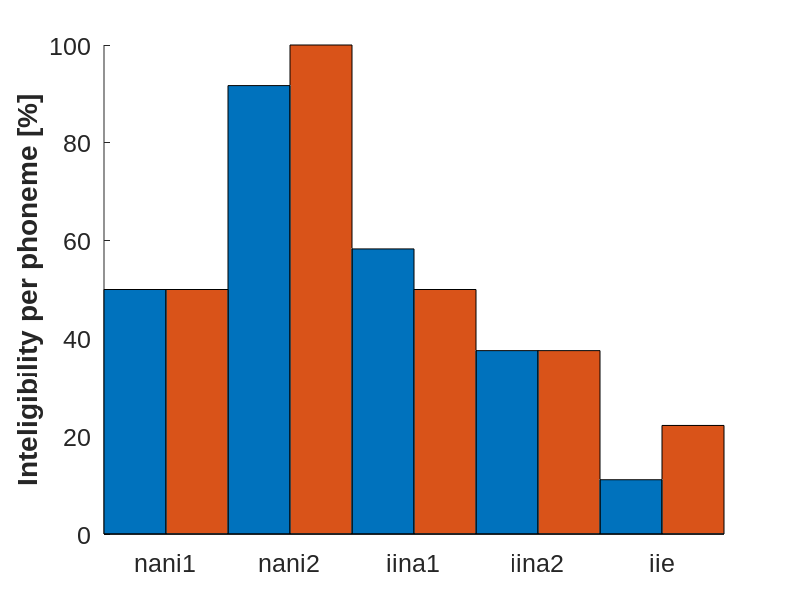

MATLAB code for this plot:
%
% 2010-04-26
% draws bar chart with standard deviation
%


%% bar graph
% data
X = 0.5:4.5;
Y = [50.0, 50.0; ... % nani1
    91.7, 100.0; ... % nani2
    58.3, 50; ... % iina1
    37.5, 37.5; ... % iina2
    11.1, 22.2];    % iie
 
hold on
    % bar chart
    h = bar(X, Y, 1.0);
    
    %xlabel('The number of mixtures', 'FontName', 'Arial', 'FontSize', 16, 'FontWeight', 'bold');
    ylabel('Inteligibility per phoneme [%]', 'FontName', 'Arial', 'FontSize', 18, 'FontWeight', 'bold');
    tcksX={'nani1', 'nani2', 'iina1', 'iina2', 'iie'};
    set(gca, 'XTickLabel',tcksX ,'XTick',0.5:1:length(tcksX)+0.5);
    set(gca, 'FontName', 'Arial', 'FontSize', 18);
hold off